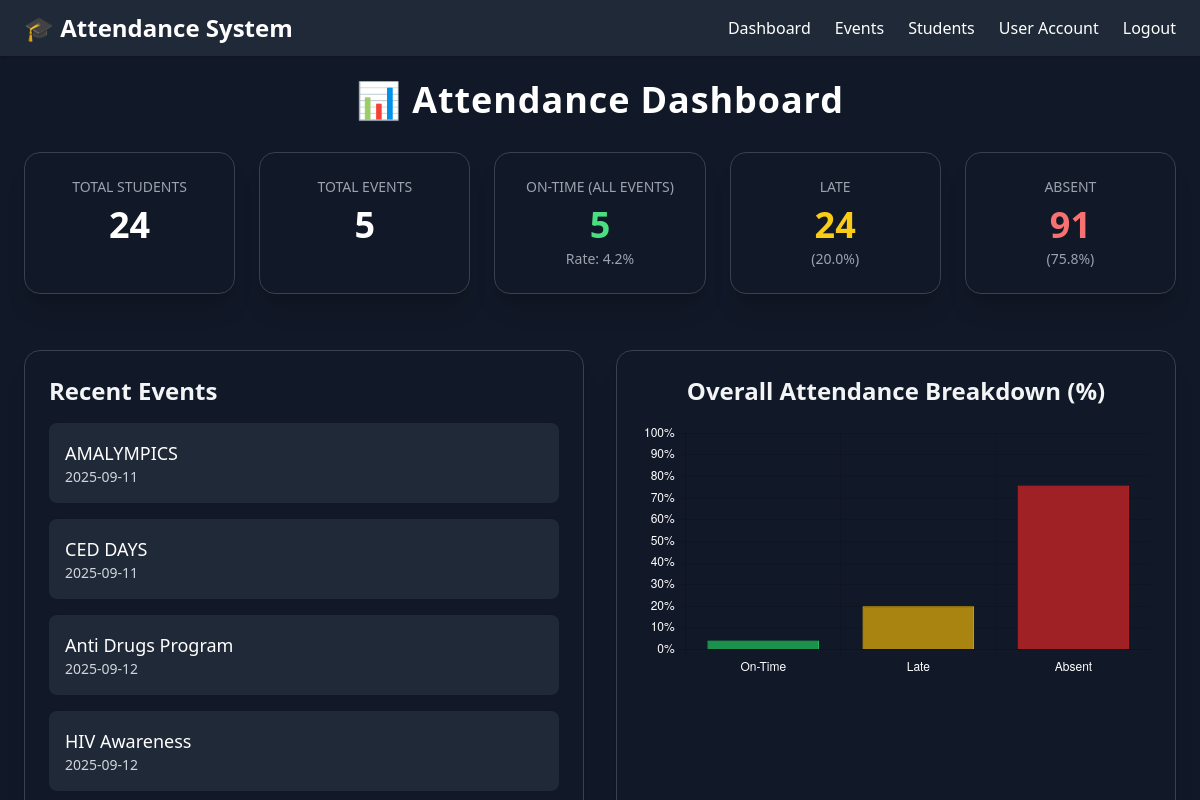
Page /dashboard (signed in) on the earlier database version.
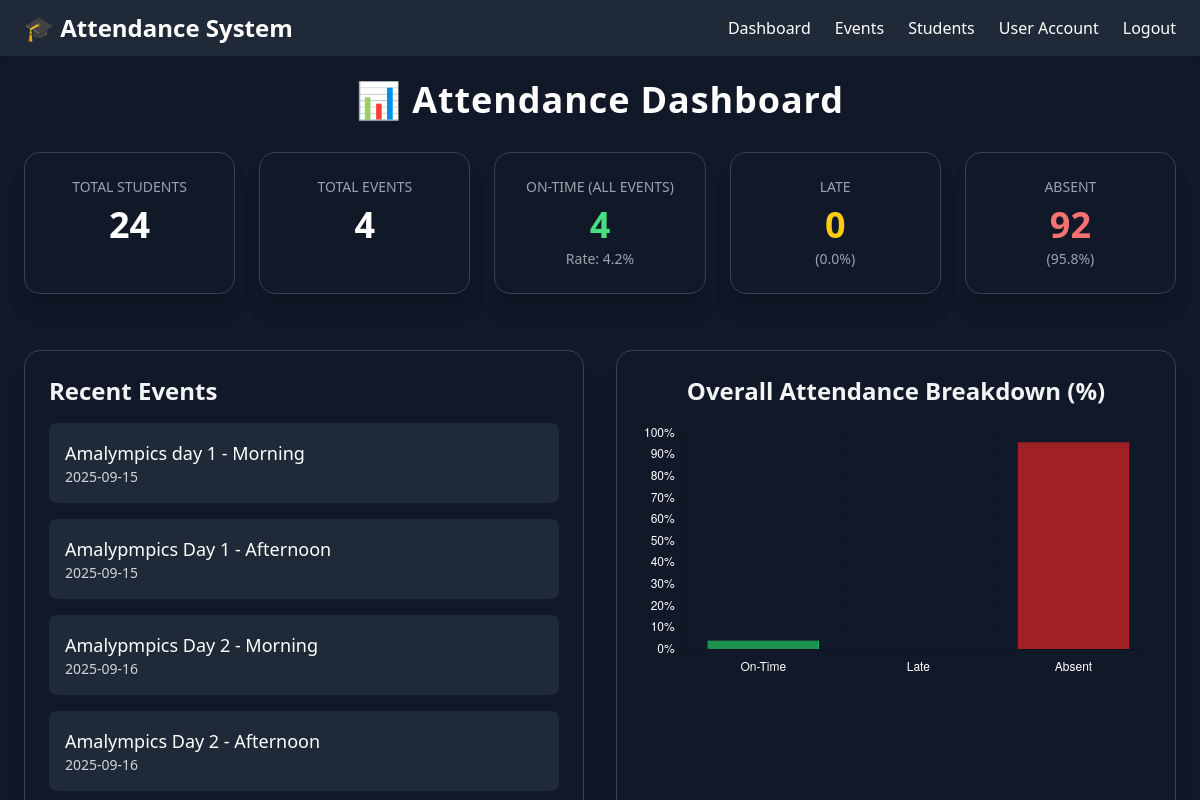
Same page on the later database version.
### tables this page shows
CREATE TABLE events (
    id INTEGER PRIMARY KEY AUTOINCREMENT,
    event_name TEXT NOT NULL,
    event_date TEXT NOT NULL,
    semester TEXT NOT NULL
, cutoff_time TEXT);

### app/routes/dashboard.py (the view)
@bp.route("/dashboard")
def dashboard():
    if "user_id" not in session:
        return redirect(url_for("auth.login"))
    user_id = session["user_id"]
    user_name = session.get("username", "Officer")
    user_type = session.get("user_type", "officer")
    conn = get_db_connection()
    cur = conn.cursor()
    cur.execute("SELECT id, event_name, event_date FROM events ORDER BY event_date ASC")
    events = [dict(row) for row in cur.fetchall()]
    event_ids = [e["id"] for e in events]
    cur.execute("SELECT usn, name FROM student_info ORDER BY name ASC")
    students_raw = cur.fetchall()
    total_students = len(students_raw)
    total_events = len(events)
    if event_ids and total_students > 0:
        cur.execute(f"""
            SELECT
                SUM(CASE WHEN time_in IS NOT NULL AND time_in != '' AND time_in != 'Absent' AND time_in != 'Late' THEN 1 ELSE 0 END) AS total_present,
                SUM(CASE WHEN time_in = 'Late' THEN 1 ELSE 0 END) AS total_late
            FROM event_attendance
            WHERE event_id IN ({','.join(['?']*len(event_ids))})
        """, event_ids)
        stats = cur.fetchone()
        total_present = stats["total_present"] or 0
        total_late = stats["total_late"] or 0
        total_records = total_students * total_events
        total_absent = total_records - (total_present + total_late)
    else:
        total_records = total_present = total_late = total_absent = 0
    late_percentage = f"{(total_late/total_records*100):.1f}%" if total_records else "0%"
    absent_percentage = f"{(total_absent/total_records*100):.1f}%" if total_records else "0%"
    attendance_rate = f"{(total_present/total_records*100):.1f}%" if total_records else "0%"
    conn.close()
    return render_template(
        "dashboard.html",
        user_name=user_name,   # session username
        user_type=user_type,   # session user type
        events=events,
        total_present=total_present,
        total_late=total_late,
        total_absent=total_absent,
        attendance_rate=attendance_rate,
        late_percentage=late_percentage,
        absent_percentage=absent_percentage,
        total_students=total_students,
        total_events=total_events
    )

### app/routes/dashboard.py (called while the page is built)
def get_db_connection():
    conn = sqlite3.connect(DB_PATH)
    conn.row_factory = sqlite3.Row
    return conn

### app/templates/dashboard.html (shortened to what this page needs)
{% extends "base.html" %}
{% block content %}
<div class="flex flex-col h-full p-6 gap-8">
  <h2 class="text-4xl font-bold text-white tracking-wide text-center">📊 Attendance Dashboard</h2>
  <div class="grid grid-cols-1 sm:grid-cols-2 lg:grid-cols-5 gap-6 text-center">
    <div class="bg-gray-900 p-6 rounded-2xl shadow-xl border border-gray-700">
      <h3 class="text-gray-400 text-sm uppercase">Total Students</h3>
      <p class="text-4xl font-bold text-white mt-2">{{ total_students }}</p>
    </div>
    <div class="bg-gray-900 p-6 rounded-2xl shadow-xl border border-gray-700">
      <h3 class="text-gray-400 text-sm uppercase">Total Events</h3>
      <p class="text-4xl font-bold text-white mt-2">{{ total_events }}</p>
    </div>
    <div class="bg-gray-900 p-6 rounded-2xl shadow-xl border border-gray-700">
      <h3 class="text-gray-400 text-sm uppercase">ON-Time (All Events)</h3>
      <p class="text-4xl font-bold text-green-400 mt-2">{{ total_present }}</p>
      <p class="text-sm text-gray-400 mt-1">Rate: {{ attendance_rate }}</p>
    </div>
    <div class="bg-gray-900 p-6 rounded-2xl shadow-xl border border-gray-700">
      <h3 class="text-gray-400 text-sm uppercase">Late</h3>
      <p class="text-4xl font-bold text-yellow-400 mt-2">{{ total_late }}</p>
      <p class="text-sm text-gray-400 mt-1">({{ late_percentage }})</p>
    </div>
    <div class="bg-gray-900 p-6 rounded-2xl shadow-xl border border-gray-700">
      <h3 class="text-gray-400 text-sm uppercase">Absent</h3>
      <p class="text-4xl font-bold text-red-400 mt-2">{{ total_absent }}</p>
      <p class="text-sm text-gray-400 mt-1">({{ absent_percentage }})</p>
    </div>
  </div>
  <div class="flex flex-col lg:flex-row gap-8 mt-6">
    <div class="bg-gray-900 border border-gray-700 rounded-2xl shadow-xl flex flex-col p-6 flex-1">
      <h3 class="text-2xl font-semibold text-gray-100 mb-4">Recent Events</h3>
      <div class="grid grid-cols-1 gap-4">
        {% for event in events[:5] %}
        <div class="bg-gray-800 p-4 rounded-lg hover:bg-gray-700 transition flex justify-between items-center">
          <div>
            <p class="text-white font-medium text-lg">{{ event.event_name }}</p>
            <p class="text-gray-300 text-sm">{{ event.event_date }}</p>
          </div>
        </div>
        {% endfor %}
      </div>
    </div>
    <div class="bg-gray-900 border border-gray-700 rounded-2xl shadow-xl p-6 flex-1">
      <h3 class="text-2xl font-semibold text-gray-100 mb-4 text-center">Overall Attendance Breakdown (%)</h3>
      <canvas id="attendanceChart" class="w-full h-72"></canvas>
    </div>
  </div>
</div>
<script>
const ctx = document.getElementById('attendanceChart').getContext('2d');
new Chart(ctx, {
    type: 'bar',
    data: {
        labels: ["On-Time", "Late", "Absent"],
        datasets: [{
            label: "Percentage",
            data: [
              parseFloat("{{ attendance_rate|replace('%','') }}"),
              parseFloat("{{ late_percentage|replace('%','') }}"),
              parseFloat("{{ absent_percentage|replace('%','') }}")
            ],
            backgroundColor: [
              'rgba(34,197,94,0.7)',   // Green
              'rgba(234,179,8,0.7)',   // Yellow
              'rgba(220,38,38,0.7)'    // Red
            ],
            borderColor: [
              'rgba(34,197,94,1)',
              'rgba(234,179,8,1)',
              'rgba(220,38,38,1)'
            ],
            borderWidth: 1
        }]
    },
    options: {
        responsive: true,
        plugins: {
          legend: { display: false },
          tooltip: {
            callbacks: {
              label: (context) => context.raw + "%"
            }
          }
        },
        scales: {
          y: {
            beginAtZero: true,
            max: 100,
            ticks: { color: 'white', callback: val => val + "%" }
          },
          x: { ticks: { color: 'white' } }
        }
    }
});
</script>
{% endblock %}

### app/templates/base.html (shortened to what this page needs)
<!DOCTYPE html>
<html lang="en">
<head>
  <script src="https://cdn.tailwindcss.com"></script>
</head>
<body class="bg-gray-900 text-white font-sans h-screen flex flex-col overflow-hidden">
  <nav class="bg-gray-800 px-6 py-3 flex justify-between items-center shadow">
    <h1 class="text-2xl font-bold">🎓 Attendance System</h1>
    <div class="flex items-center space-x-6">
      <a href="{{ url_for('dashboard.dashboard') }}" class="hover:text-green-400">Dashboard</a>
      <a href="{{ url_for('event.event') }}" class="hover:text-green-400">Events</a>
      {% if session.get('user_type') != 'officer' %}
        <a href="{{ url_for('stud_profiling.stud_list') }}" class="hover:text-green-400">Students</a>
        <a href="{{ url_for('auth.create_account') }}" class="hover:text-green-400">User Account</a>
      {% else %}
        <span class="text-gray-500 cursor-not-allowed">Students</span>
        <span class="text-gray-500 cursor-not-allowed">User Account</span>
      {% endif %}
      {% if session.get('user_id') %}
        <a href="{{ url_for('auth.logout') }}" class="hover:text-red-400">Logout</a>
      {% endif %}
    </div>
  </nav>
  <main class="flex-1 flex flex-col overflow-hidden">
    {% block content %}{% endblock %}
  </main>
</body>
</html>

Differences in the rows shown:
removed events: event_name "AMALYMPICS", event_date "2025-09-11"
removed events: event_name "CED DAYS", event_date "2025-09-11"
removed events: event_name "Anti Drugs Program", event_date "2025-09-12"
removed events: event_name "HIV Awareness", event_date "2025-09-12"
added events: event_name "Amalympics day 1 - Morning", event_date "2025-09-15"
added events: event_name "Amalypmpics Day 1 - Afternoon", event_date "2025-09-15"
added events: event_name "Amalypmpics Day 2 - Morning", event_date "2025-09-16"
added events: event_name "Amalympics Day 2 - Afternoon", event_date "2025-09-16"
Other differences:
{{ total_events }}: "5" → "4"
{{ total_present }}: "5" → "4"
{{ total_late }}: "24" → "0"
{{ late_percentage }}: "20.0%" → "0.0%"
{{ total_absent }}: "91" → "92"
{{ absent_percentage }}: "75.8%" → "95.8%"
chart data {{ late_percentage|replace('%','') }}: 20.0 → 0.0
chart data {{ absent_percentage|replace('%','') }}: 75.8 → 95.8
